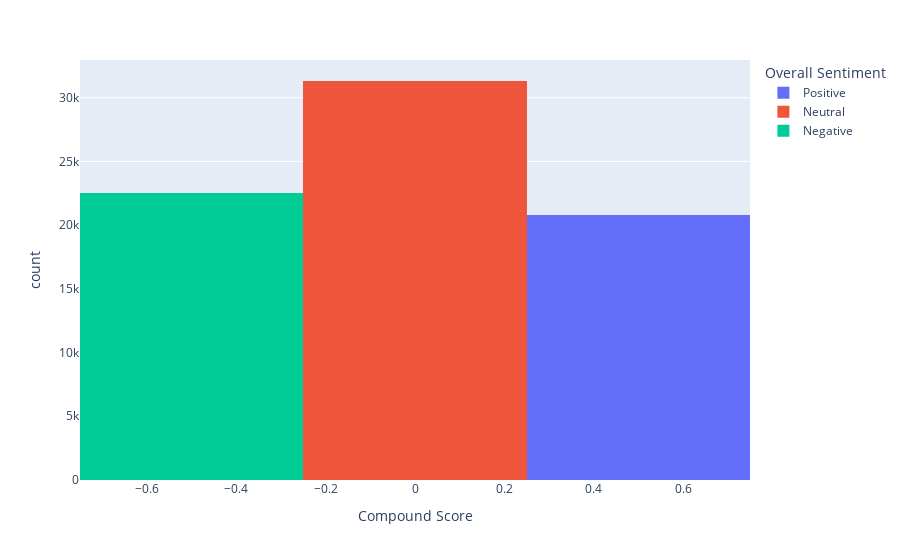

This figure's notebook cell:
### Code cell
import plotly.express as px
fig = px.histogram(data_frame=vader, x='Compound Score', color='Overall Sentiment', template='plotly')
fig.show()

### Figure 1 — Plotly figure (JSON) as saved in the notebook; plotly's stock layout.template omitted (floating-point values rounded to 4 significant figures; data arrays with more than 128 entries replaced by an {"elided": "..."} marker saying what was removed)
{"data": [{"alignmentgroup": "True", "bingroup": "x", "hovertemplate": "Overall Sentiment=Positive<br>Compound Score=%{x}<br>count=%{y}<extra></extra>", "legendgroup": "Positive", "marker": {"color": "#636efa", "pattern": {"shape": ""}}, "name": "Positive", "offsetgroup": "Positive", "orientation": "v", "showlegend": true, "type": "histogram", "x": {"elided": "20831 float values"}, "xaxis": "x", "yaxis": "y"}, {"alignmentgroup": "True", "bingroup": "x", "hovertemplate": "Overall Sentiment=Neutral<br>Compound Score=%{x}<br>count=%{y}<extra></extra>", "legendgroup": "Neutral", "marker": {"color": "#EF553B", "pattern": {"shape": ""}}, "name": "Neutral", "offsetgroup": "Neutral", "orientation": "v", "showlegend": true, "type": "histogram", "x": {"elided": "31308 int values"}, "xaxis": "x", "yaxis": "y"}, {"alignmentgroup": "True", "bingroup": "x", "hovertemplate": "Overall Sentiment=Negative<br>Compound Score=%{x}<br>count=%{y}<extra></extra>", "legendgroup": "Negative", "marker": {"color": "#00cc96", "pattern": {"shape": ""}}, "name": "Negative", "offsetgroup": "Negative", "orientation": "v", "showlegend": true, "type": "histogram", "x": {"elided": "22542 float values"}, "xaxis": "x", "yaxis": "y"}], "layout": {"barmode": "relative", "legend": {"title": {"text": "Overall Sentiment"}, "tracegroupgap": 0}, "margin": {"t": 60}, "xaxis": {"anchor": "y", "domain": [0, 1], "title": {"text": "Compound Score"}}, "yaxis": {"anchor": "x", "domain": [0, 1], "title": {"text": "count"}}}}
